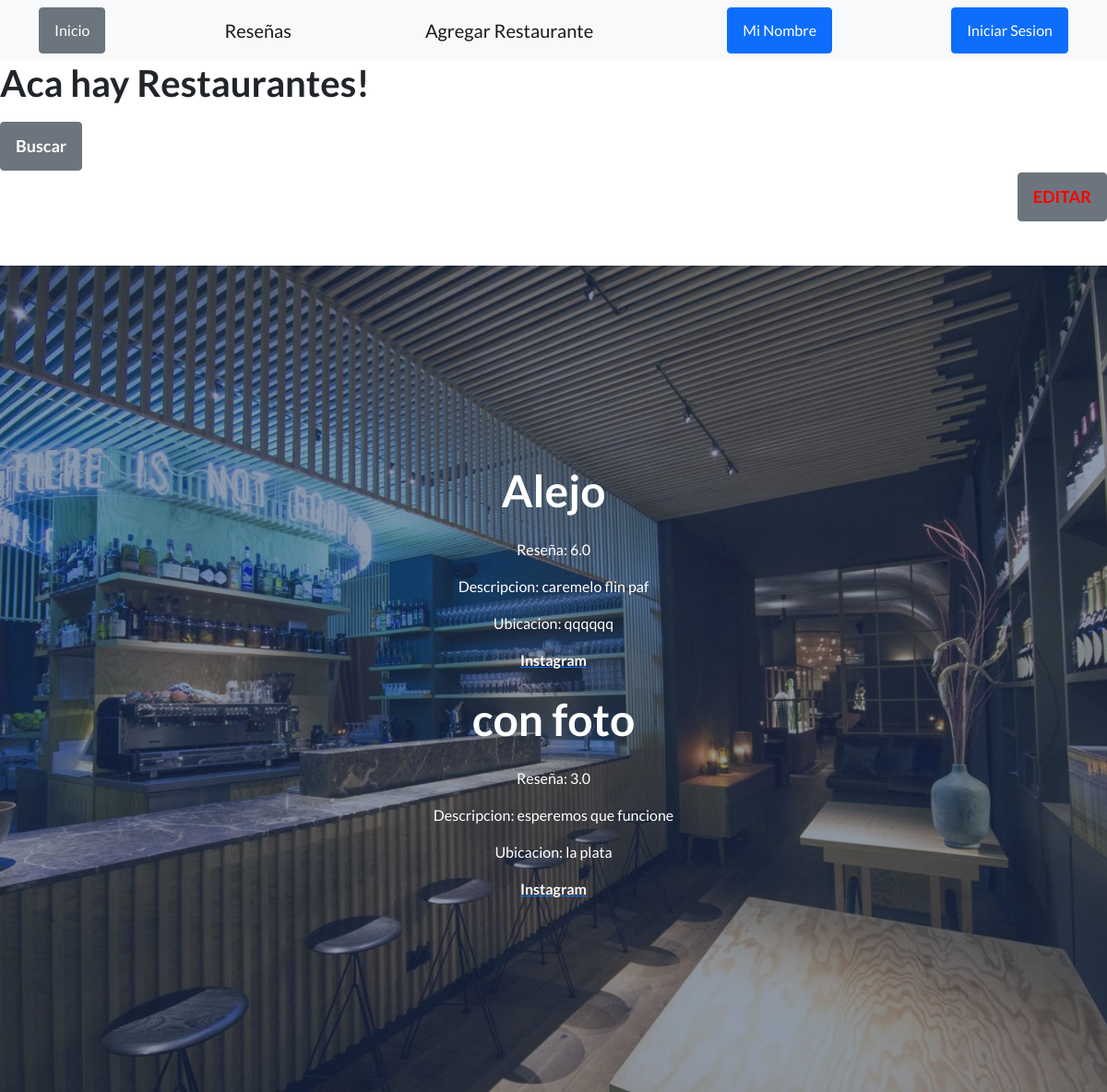
The page /AppResto/restaurantes/ on the database as committed earlier.
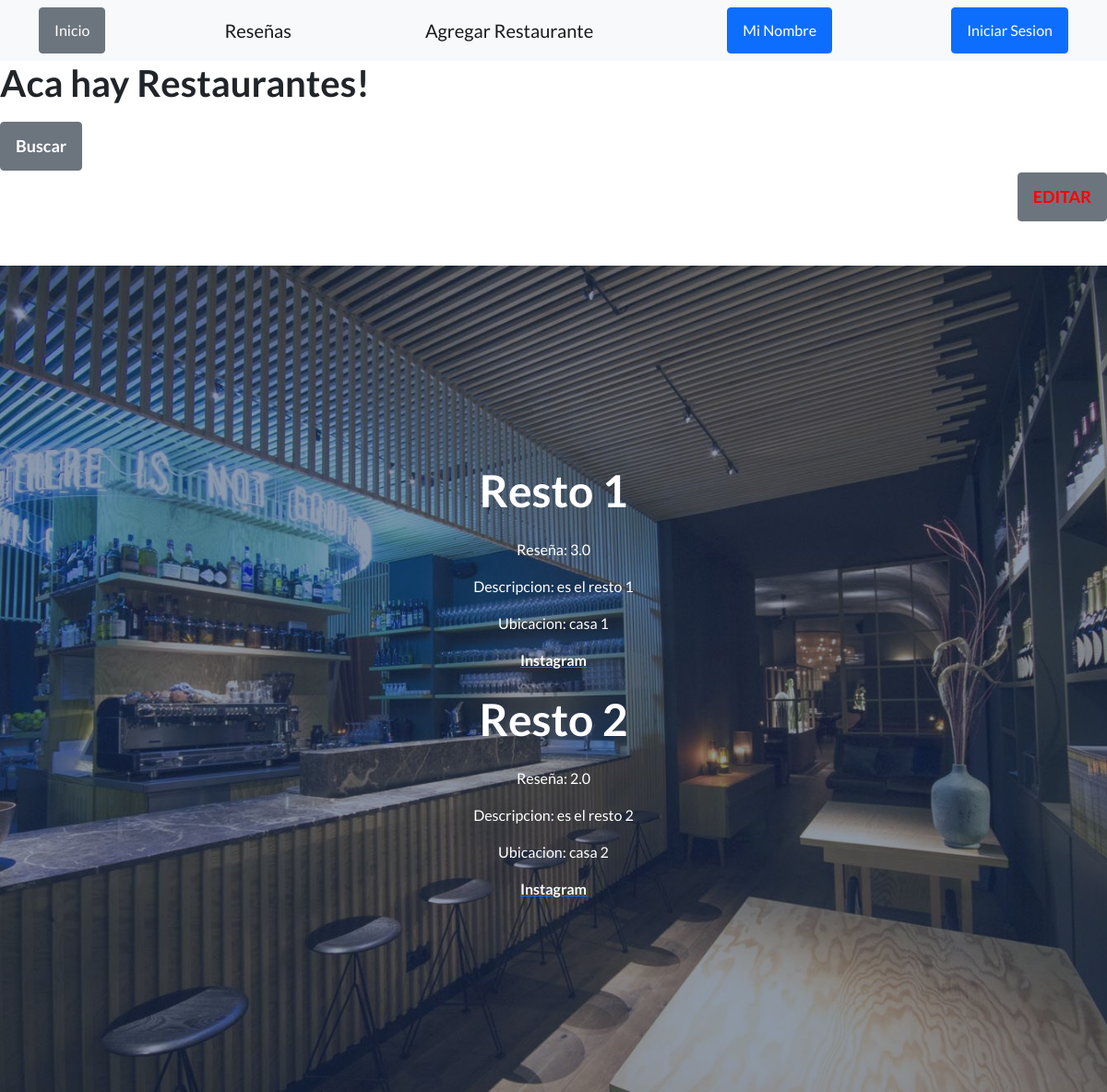
The same page on the database as committed later.
### AppResto/models.py (models this page shows, shortened)
class Restaurante(models.Model):
    nombre = models.CharField(max_length=99)
    reseñas = models.FloatField() #quiero que sea el promedio de las reseñas hechas
    descripcion = models.CharField(max_length=250)
    ubicacion=models.CharField(max_length=99)
    instagram = models.URLField()

### AppResto/views.py (the view)
# urls.py: path('restaurantes/',views.Restaurantes,name="Restos"),
def Restaurantes(request):
    restaurantes=Restaurante.objects.all()
    return render(request,"AppResto/restaurantes.html",{"restaurantes":restaurantes})

### AppResto/templates/AppResto/restaurantes.html (shortened to what this page needs)
{% extends 'AppResto/reseñas.html' %}
{% load static %}
                {% block botones %}
                <a class="btn btn-secondary" href="{% url 'inicio' %}">Inicio</a>
                <a class="navbar-brand" href="{% url 'reseñas' %}">Reseñas</a>
                <a class="navbar-brand" href="{% url 'crear_restaurante' %}">Agregar Restaurante</a>
                <a class="btn btn-primary" href="{% url 'usuario' %}">Mi Nombre</a>
                <a class="btn btn-primary" href="{% url 'iniciar_sesion' %}">Iniciar Sesion</a>
                {% endblock %}
        {% block buscaryeditar %}
    <h1 class="mb-5">Aca hay Restaurantes!
        <p> <div class="text-rg-end">
             <a class="btn btn-secondary" href="{% url 'buscar_restaurante' %}"><strong><font size= "4">Buscar</font size></strong></a>
                  <div class="text-lg-end">
             <a class="btn btn-secondary" href="{% url 'select_restaurante' %}"><strong><font size= "4" color="red">EDITAR</font size></strong></a>
         </div>
     </div>
     </p>
     </h1>
     {% endblock %}
                {% block muestra %}
            {% for x in restaurantes %}
            <p>
            <p><strong><font size= "7">{{x.nombre}}</font size></strong></p>
            <p>Reseña: {{x.reseñas}}</p>
            <p>Descripcion: {{x.descripcion}}</p>
            <p>Ubicacion: {{x.ubicacion}}</p>
            <p><a href="{{x.instagram}}"><font color="white"><strong> Instagram</strong></font></a></p>
            </p>
            {% endfor %}
        </div>
    </div>
    {% endblock %}

### AppResto/templates/AppResto/reseñas.html (shortened to what this page needs)
<!DOCTYPE html>
<html lang="en">
    {% load static %}
    <head>
        <link href="https://cdn.jsdelivr.net/npm/bootstrap-icons@1.5.0/font/bootstrap-icons.css" rel="stylesheet" type="text/css" />
        <link href="{% static 'AppResto/css/styles.css' %}"rel="stylesheet" />
    </head>
    <body>
        <nav class="navbar navbar-light bg-light static-top">
            <div class="container">
                {% block botones %}{% endblock %}
                </div>
        </nav>
        {% block buscaryeditar %}{% endblock %}
                    <header class="masthead">
                        <div class="container position-relative">
                            <div class="row justify-content-center">
                                <div class="col-xl-6">
                                    <div class="text-center text-white">
                    {% block muestra %}{% endblock %}
        </div>
    </div>
</header>
        </html>

Rows that differ between the two databases and show on the page:
removed Restaurante: nombre "Alejo", reseñas "6.0", descripcion "caremelo flin paf", ubicacion "qqqqqq"
removed Restaurante: nombre "con foto", reseñas "3.0", descripcion "esperemos que funcione", ubicacion "la plata"
added Restaurante: nombre "Resto 1", reseñas "3.0", descripcion "es el resto 1", ubicacion "casa 1"
added Restaurante: nombre "Resto 2", reseñas "2.0", descripcion "es el resto 2", ubicacion "casa 2"
